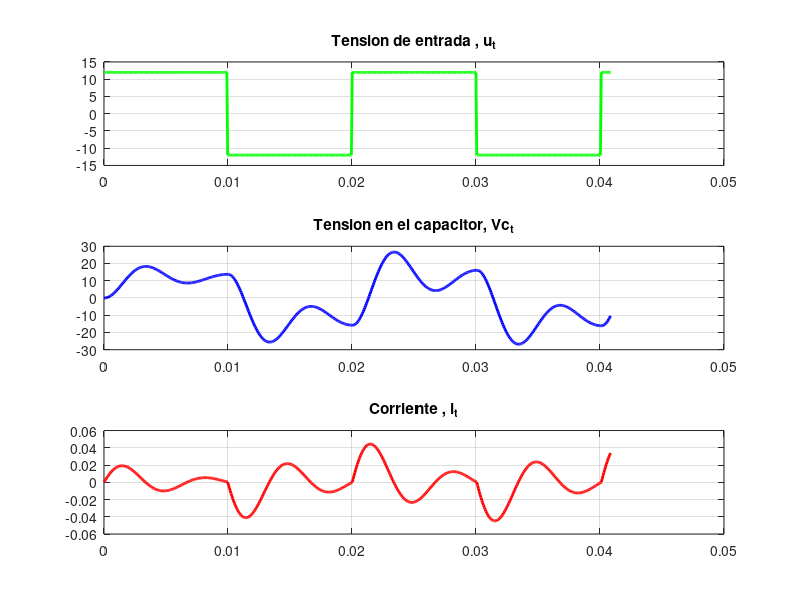

Write MATLAB code to recreate this figure.
%% 
% _Ingeniería Electrónica_
%%     Actividad Práctica N°1
%%     Representación de sistemas y controladores
%     *Sistema de Control II* 
%     *Profesor: Julian Pucheta*
%     *Alumna: Macarena V. González*
% 
%% Caso de estudio 1: Sistema de dos variables de estado
% Ítem[1] 
% Asignar valores a R=220Ω , L=500mHy, y C=2,2μF. Obtener simulaciones que permitan  
% estudiar la dinámica del sistema, con una entrada de tensión escalón de 12V, 
% que cada  10ms cambia  de signo.
%% Resolución

clear all; clc; close all;
% * Declarar los Parámetros  de diseño 
R= 220;%[ohm]
L= 500e-3;%[Hy]
Cap= 2.2e-6;%[F]
V_e = 12;% [V]
%Matrices del espacio 
A= [-R/L -1/L ; 1/Cap 0]; % Matriz de estados
B= [1/L ; 0]; %Matriz de entrada 
C= [R 0]; %Matriz de salida
D=[0]; %Matriz de transmisión directa

%  También es importante declarar el punto de operación

%Punto de operación de V y I
I1(1)=0;
Vc(1)=0;
y(1)=0;
Xop=[0 0]' ;
x=[I1(1) Vc(1)]'; 
%% 
%  Obtener  la FT a partir de ecuaciones de estado
[numF,denF] = ss2tf(A,B,C,D)
%Función de transferencia del sistema 
F=tf(numF,denF) 
%Polos de la FT
poles=roots(denF) % POLOS complejos conjugados 
%representan una respuesta temp SUBamortiguada en el tiempo 0<ξ<1

%Cálculo de tiempo de integración y simulación

% saco la parte imaginaria del polo = Wd  :frecuencia de oscilación 
Wd1= imag(poles(1)) 
Wd2= imag(poles(2))
%Proporciona ξ y Wn de la FT
[Wn,zita]=damp(F)
%damp(F) me proporciona mas información

%Cálculo de Período de Wd1 
t_d=(2*pi)/Wd1 
%time de integración 
t_int=t_d/100

% Para el tiempo de simulación se toma la constante de tiempo más lenta p/ 5% 

t_l=log(0.05)/(real(poles(1)))
t_sim=3*t_l
%% 
% Como  se pide una simulación con una entrada que cambie de signo cada 10 ms 
% 
% El tamaño de paso o "step" esta definido por: 

step=round(t_sim/t_int) %cant. de puntos de sim.= time total de simu/time que dura cada tamaño de paso 
%% 
% Sabiendo la cantidad de puntos  necesarios se contruye el vector tiempo : 

t=linspace(0,t_sim,step); 

%vector inicial de la entrada



u=linspace(0,0,step);

ii=0;

for i=1:step-1
    ii = ii + t_int;
    if(ii >= 10e-3) %porque conmuta cada 10 milisegundo
        ii=0;
        V_e=-V_e;

    end
    u(i)= V_e;

    %Variables de estado del sistema lineal
    xp=A*(x-Xop)+B*u(i);
    x=x+xp*t_int;
    Y=C*x;
    y(i+1)=Y(1);
    I1(i+1)=x(1);
    Vc(i+1)=x(2);
end
u(end)=u(end-1);
%% 
% Gráficas

disp('Simulación completada')

figure(1)
subplot(3,1,1)
plot(t,u,'green','LineWidth',2); title('Tension de entrada , u_t') 
grid on
subplot(3,1,2)
plot(t,Vc,'blue','LineWidth',2); title('Tension en el capacitor, Vc_t') 
grid on
subplot(3,1,3);
plot(t,I1,'red','LineWidth',2); title('Corriente , i_t');
grid on;
drawnow;
disp("¡Simulación finalizada! Revisa la figura generada.")